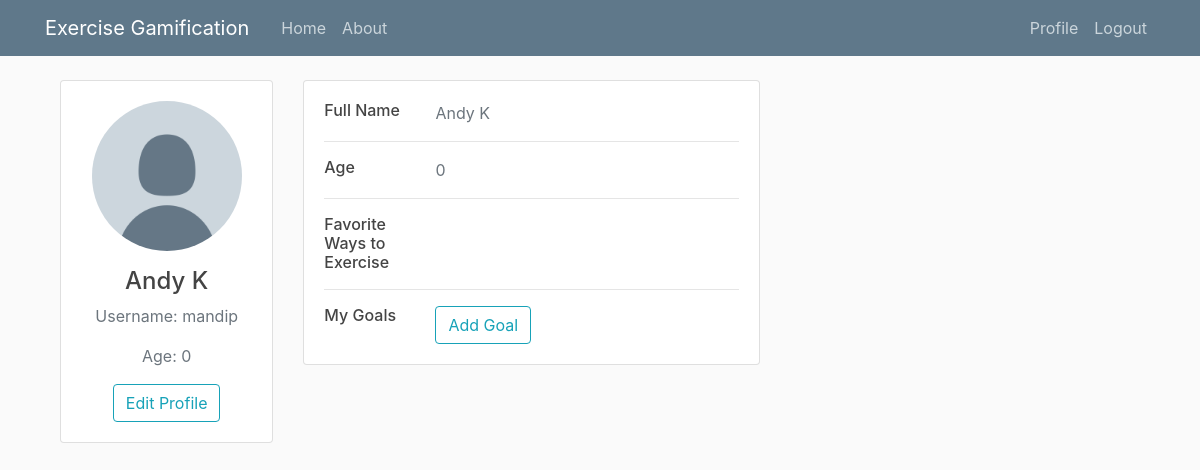
The page /profile/ (signed in) on the database as committed earlier.
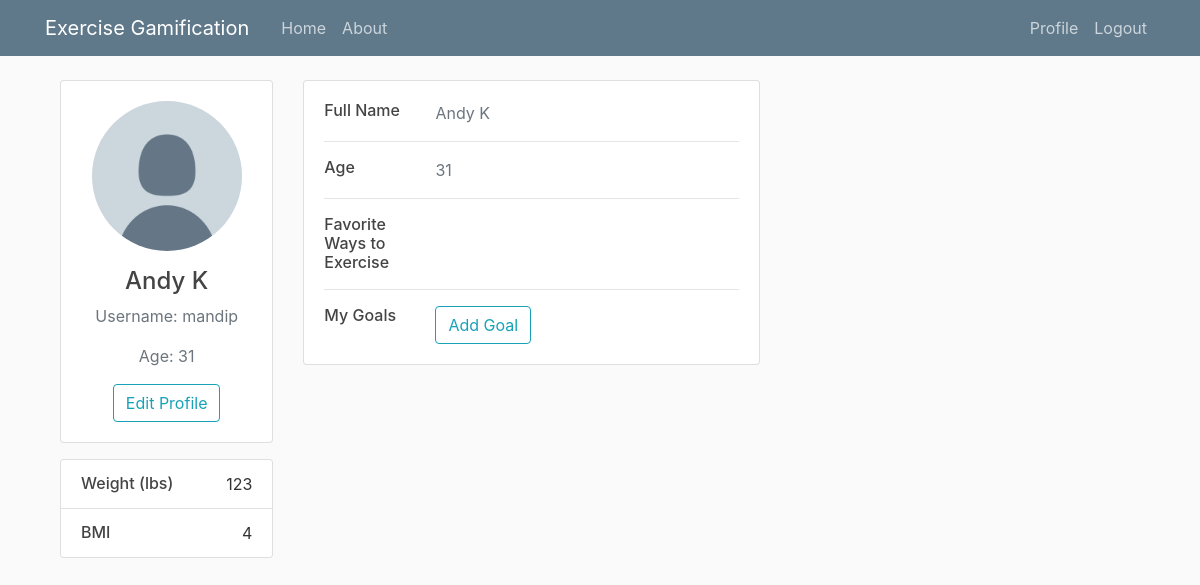
The same page on the database as committed later.
### exercisegamification/models.py (models this page shows, shortened)
class Profile(models.Model):
    user = models.OneToOneField(User, on_delete=models.CASCADE)
    first_name = models.TextField(max_length=30, blank=True)
    last_name = models.TextField(max_length=30, blank=True)
    age = models.IntegerField(default=0)
    weight = models.IntegerField(null=True, blank=True)
    bmi = models.IntegerField(null=True, blank=True)
    fav_exercise = models.TextField(max_length=500, blank=True)
    profile_pic = models.ImageField(null=True, blank=True, upload_to='profile/')
    public = models.BooleanField(default=False)
    private = models.BooleanField(default=True)
    @receiver(post_save, sender=User)
    def create_user_profile(sender, instance, created, **kwargs):
        if created:
            Profile.objects.create(user=instance)
    @receiver(post_save, sender=User)
    def save_user_profile(sender, instance, **kwargs):
        if instance.is_superuser:
            pass
        else:
            instance.profile.save()

### exercisegamification/views.py (the view)
# urls.py: path('profile/', views.profilePage, name="profile"),
def profilePage(request):
    user = request.user
    user.save()
    user.refresh_from_db()
    user.profile.save()
    user.save()
    loggedProfile = user.profile
    goals_list = loggedProfile.goal_set.all()
    return render(request, "exercisegamification/profile.html", {"profile": loggedProfile,"goals_list": goals_list})

### exercisegamification/templates/exercisegamification/profile.html (shortened to what this page needs)
{% extends "exercisegamification/base.html" %}
{% block content %}
{% load static %}
<div class="container">
    <div class="main-body">
        <div class="row gutters-sm">
            <div class="col-md-4 mb-3">
              <div class="card">
                <div class="card-body">
                  <div class="d-flex flex-column align-items-center text-center">
                    {% if profile.profile_pic %}
                    <img src="{{profile.profile_pic.url}}" class="rounded-circle" width="150">
                    {% else %}
                    <img src="{% static 'defaultpfp.png' %}" class="rounded-circle" width="150">
                    {% endif %}
                    <div class="mt-3">
                      <h4>{{profile.first_name}} {{profile.last_name}}</h4>
                      <p class="text-muted font-size-sm">Username: {{profile.user}}</p>
                      <p class="text-muted font-size-sm">Age: {{profile.age}}</p>
                      <a href = "{% url 'edit_profile' %}" class = "btn btn-outline-info"> Edit Profile </a>
                    </div>
                  </div>
                </div>
              </div>
              {% if profile.bmi or profile.weight %}
              <div class="card mt-3">
                <ul class="list-group list-group-flush">
                  {% if profile.weight %}
                  <li class="list-group-item d-flex justify-content-between align-items-center flex-wrap">
                    <h6 class="mb-0">Weight (lbs)</h6>
                    {{profile.weight}}
                  </li>
                  {% endif %}
                  {% if profile.bmi %}
                  <li class="list-group-item d-flex justify-content-between align-items-center flex-wrap">
                    <h6 class="mb-0">BMI</h6>
                    {{profile.bmi}}
                  </li>
                  {% endif %}
                </ul>
              </div>
              {% endif %}
            </div>
            <div class="col-md-8">
              <div class="card mb-3">
                <div class="card-body">
                  <div class="row">
                    <div class="col-sm-3">
                      <h6 class="mb-0">Full Name</h6>
                    </div>
                    <div class="col-sm-9 text-secondary">
                      {{profile.first_name}} {{profile.last_name}}
                    </div>
                  </div>
                  <hr>
                  <div class="row">
                    <div class="col-sm-3">
                      <h6 class="mb-0">Age</h6>
                    </div>
                    <div class="col-sm-9 text-secondary">
                      {{profile.age}}
                    </div>
                  </div>
                  <hr>
                  <div class="row">
                    <div class="col-sm-3">
                      <h6 class="mb-0">Favorite Ways to Exercise</h6>
                    </div>
                    <div class="col-sm-9 text-secondary">
                    </div>
                  </div>
                  <hr>
                  <div class="row">
                    <div class="col-sm-3">
                      <h6 class="mb-0">My Goals</h6>
                    </div>
                    <div class="col-sm-9 text-secondary">
                      <a href = "{% url 'add goal' %}" class = "btn btn-outline-info"> Add Goal </a>
                    </div>
                  </div>
                </div>
              </div>
              </div>
          </div>
            </div>
        </div>
{% endblock %}

Rows that differ between the two databases and show on the page:
changed Profile "Andy": age "0" → "31"; weight (not shown) → "123"; bmi (not shown) → "4"
Other text that changed with them:
text now shown: "Weight (lbs) BMI"
